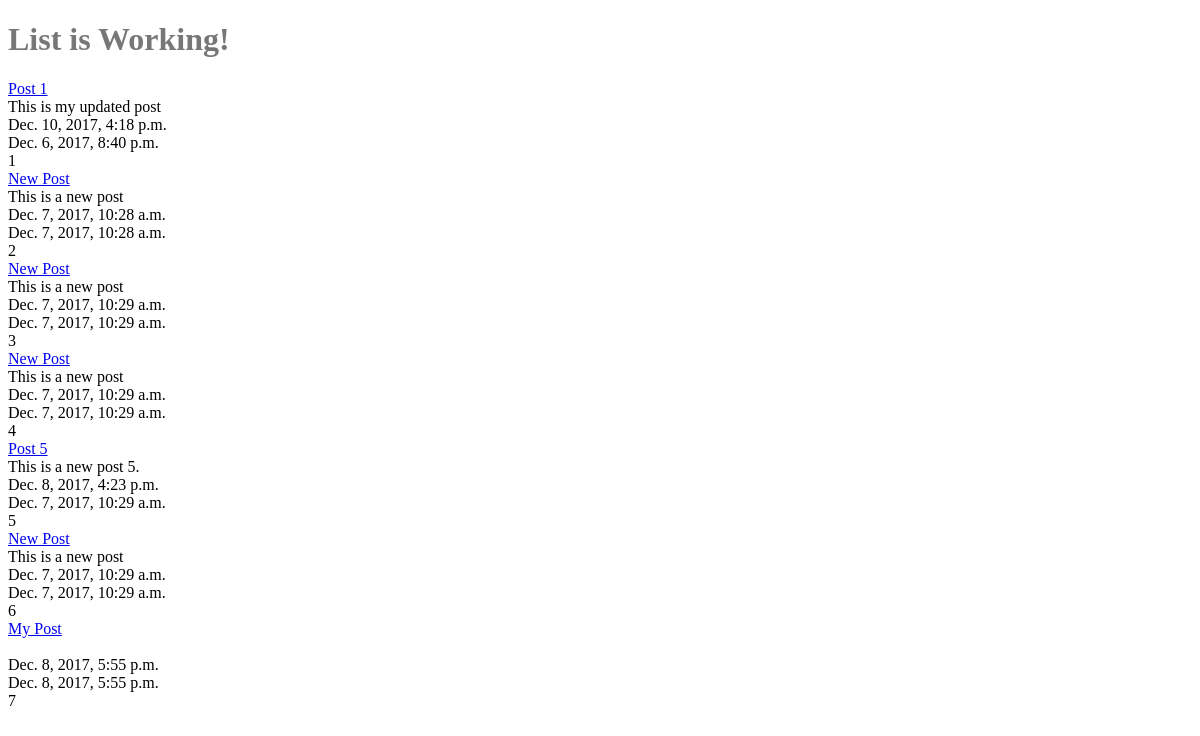
The app's page /posts/, older data.
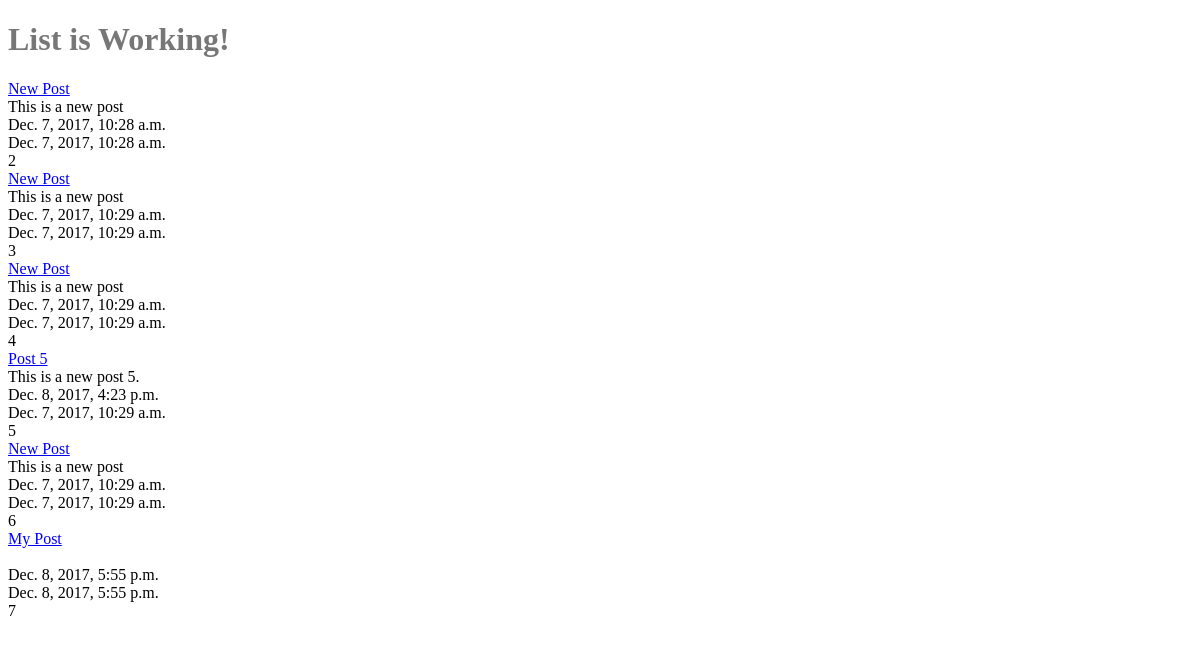
The same page, newer data.
### posts/models.py (models this page shows, shortened)
class Post(models.Model):
    title = models.CharField(max_length = 120)
    content = models.TextField()
    updated = models.DateTimeField(auto_now=True, auto_now_add=False)
    timestamp = models.DateTimeField(auto_now=False, auto_now_add=True)
    def get_absolute_url(self):
        return reverse("posts:detail", kwargs={"id": self.id})

### posts/views.py (the view)
def post_list(request):
    queryset = Post.objects.all()
    context = {
        "object_list" : queryset,
        "title" : "List"
    }
    return render(request, "post_list.html", context)

### templates/post_list.html
{% extends "base.html" %}
{% block content %}
<h1>{{ title }} is Working!</h1>
{% for obj in object_list %}
<a href='{{ obj.get_absolute_url }}'>{{ obj.title }}</a> <br />
{{ obj.content }} <br />
{{ obj.updated }} <br />
{{ obj.timestamp }} <br />
{{ obj.id }} <br />
{% endfor %}
{% endblock content %}

Row changes from the older to the newer data that the page shows:
removed Post: title "Post 1", content "This is my updated post", updated "Dec. 10, 2017, 4:18 p.m.", timestamp "Dec. 6, 2017, 8:40 p.m.", id "1"
